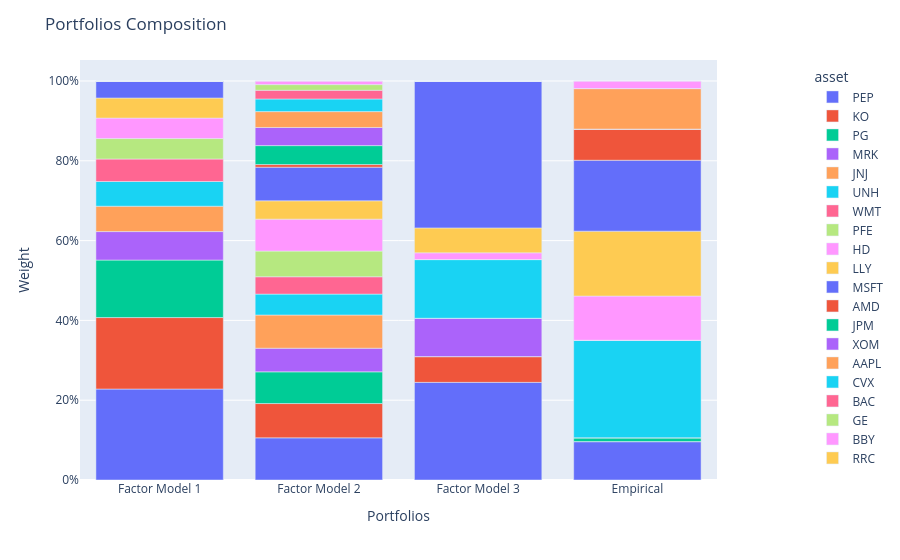

Notebook cell for this chart:
### Code cell
population.plot_composition()

### Figure 1 — Plotly figure (JSON) as saved in the notebook; plotly's stock layout.template omitted (floating-point values rounded to 4 significant figures)
{"data": [{"alignmentgroup": "True", "hovertemplate": "asset=PEP<br>index=%{x}<br>value=%{y}<extra></extra>", "legendgroup": "PEP", "marker": {"color": "#636efa", "pattern": {"shape": ""}}, "name": "PEP", "offsetgroup": "PEP", "orientation": "v", "showlegend": true, "textposition": "auto", "type": "bar", "x": ["Factor Model 1", "Factor Model 2", "Factor Model 3", "Empirical"], "xaxis": "x", "y": [0.228, 0.1057, 0.2447, 0.09618], "yaxis": "y"}, {"alignmentgroup": "True", "hovertemplate": "asset=KO<br>index=%{x}<br>value=%{y}<extra></extra>", "legendgroup": "KO", "marker": {"color": "#EF553B", "pattern": {"shape": ""}}, "name": "KO", "offsetgroup": "KO", "orientation": "v", "showlegend": true, "textposition": "auto", "type": "bar", "x": ["Factor Model 1", "Factor Model 2", "Factor Model 3", "Empirical"], "xaxis": "x", "y": [0.1791, 0.08595, 0.06455, 0], "yaxis": "y"}, {"alignmentgroup": "True", "hovertemplate": "asset=PG<br>index=%{x}<br>value=%{y}<extra></extra>", "legendgroup": "PG", "marker": {"color": "#00cc96", "pattern": {"shape": ""}}, "name": "PG", "offsetgroup": "PG", "orientation": "v", "showlegend": true, "textposition": "auto", "type": "bar", "x": ["Factor Model 1", "Factor Model 2", "Factor Model 3", "Empirical"], "xaxis": "x", "y": [0.1441, 0.07947, 0, 0.009686], "yaxis": "y"}, {"alignmentgroup": "True", "hovertemplate": "asset=MRK<br>index=%{x}<br>value=%{y}<extra></extra>", "legendgroup": "MRK", "marker": {"color": "#ab63fa", "pattern": {"shape": ""}}, "name": "MRK", "offsetgroup": "MRK", "orientation": "v", "showlegend": true, "textposition": "auto", "type": "bar", "x": ["Factor Model 1", "Factor Model 2", "Factor Model 3", "Empirical"], "xaxis": "x", "y": [0.07137, 0.05918, 0.09615, 0], "yaxis": "y"}, {"alignmentgroup": "True", "hovertemplate": "asset=JNJ<br>index=%{x}<br>value=%{y}<extra></extra>", "legendgroup": "JNJ", "marker": {"color": "#FFA15A", "pattern": {"shape": ""}}, "name": "JNJ", "offsetgroup": "JNJ", "orientation": "v", "showlegend": true, "textposition": "auto", "type": "bar", "x": ["Factor Model 1", "Factor Model 2", "Factor Model 3", "Empirical"], "xaxis": "x", "y": [0.06356, 0.08321, 0, 0], "yaxis": "y"}, {"alignmentgroup": "True", "hovertemplate": "asset=UNH<br>index=%{x}<br>value=%{y}<extra></extra>", "legendgroup": "UNH", "marker": {"color": "#19d3f3", "pattern": {"shape": ""}}, "name": "UNH", "offsetgroup": "UNH", "orientation": "v", "showlegend": true, "textposition": "auto", "type": "bar", "x": ["Factor Model 1", "Factor Model 2", "Factor Model 3", "Empirical"], "xaxis": "x", "y": [0.06197, 0.05237, 0.1471, 0.2445], "yaxis": "y"}, {"alignmentgroup": "True", "hovertemplate": "asset=WMT<br>index=%{x}<br>value=%{y}<extra></extra>", "legendgroup": "WMT", "marker": {"color": "#FF6692", "pattern": {"shape": ""}}, "name": "WMT", "offsetgroup": "WMT", "orientation": "v", "showlegend": true, "textposition": "auto", "type": "bar", "x": ["Factor Model 1", "Factor Model 2", "Factor Model 3", "Empirical"], "xaxis": "x", "y": [0.05634, 0.04352, 0, 0], "yaxis": "y"}, {"alignmentgroup": "True", "hovertemplate": "asset=PFE<br>index=%{x}<br>value=%{y}<extra></extra>", "legendgroup": "PFE", "marker": {"color": "#B6E880", "pattern": {"shape": ""}}, "name": "PFE", "offsetgroup": "PFE", "orientation": "v", "showlegend": true, "textposition": "auto", "type": "bar", "x": ["Factor Model 1", "Factor Model 2", "Factor Model 3", "Empirical"], "xaxis": "x", "y": [0.05133, 0.06438, 0, 0], "yaxis": "y"}, {"alignmentgroup": "True", "hovertemplate": "asset=HD<br>index=%{x}<br>value=%{y}<extra></extra>", "legendgroup": "HD", "marker": {"color": "#FF97FF", "pattern": {"shape": ""}}, "name": "HD", "offsetgroup": "HD", "orientation": "v", "showlegend": true, "textposition": "auto", "type": "bar", "x": ["Factor Model 1", "Factor Model 2", "Factor Model 3", "Empirical"], "xaxis": "x", "y": [0.0513, 0.08001, 0.01684, 0.1106], "yaxis": "y"}, {"alignmentgroup": "True", "hovertemplate": "asset=LLY<br>index=%{x}<br>value=%{y}<extra></extra>", "legendgroup": "LLY", "marker": {"color": "#FECB52", "pattern": {"shape": ""}}, "name": "LLY", "offsetgroup": "LLY", "orientation": "v", "showlegend": true, "textposition": "auto", "type": "bar", "x": ["Factor Model 1", "Factor Model 2", "Factor Model 3", "Empirical"], "xaxis": "x", "y": [0.05031, 0.04598, 0.0624, 0.1626], "yaxis": "y"}, {"alignmentgroup": "True", "hovertemplate": "asset=MSFT<br>index=%{x}<br>value=%{y}<extra></extra>", "legendgroup": "MSFT", "marker": {"color": "#636efa", "pattern": {"shape": ""}}, "name": "MSFT", "offsetgroup": "MSFT", "orientation": "v", "showlegend": true, "textposition": "auto", "type": "bar", "x": ["Factor Model 1", "Factor Model 2", "Factor Model 3", "Empirical"], "xaxis": "x", "y": [0.0413, 0.08422, 0.3682, 0.1778], "yaxis": "y"}, {"alignmentgroup": "True", "hovertemplate": "asset=AMD<br>index=%{x}<br>value=%{y}<extra></extra>", "legendgroup": "AMD", "marker": {"color": "#EF553B", "pattern": {"shape": ""}}, "name": "AMD", "offsetgroup": "AMD", "orientation": "v", "showlegend": true, "textposition": "auto", "type": "bar", "x": ["Factor Model 1", "Factor Model 2", "Factor Model 3", "Empirical"], "xaxis": "x", "y": [0.001275, 0.006578, 0, 0.07812], "yaxis": "y"}, {"alignmentgroup": "True", "hovertemplate": "asset=JPM<br>index=%{x}<br>value=%{y}<extra></extra>", "legendgroup": "JPM", "marker": {"color": "#00cc96", "pattern": {"shape": ""}}, "name": "JPM", "offsetgroup": "JPM", "orientation": "v", "showlegend": true, "textposition": "auto", "type": "bar", "x": ["Factor Model 1", "Factor Model 2", "Factor Model 3", "Empirical"], "xaxis": "x", "y": [0, 0.04748, 0, 0], "yaxis": "y"}, {"alignmentgroup": "True", "hovertemplate": "asset=XOM<br>index=%{x}<br>value=%{y}<extra></extra>", "legendgroup": "XOM", "marker": {"color": "#ab63fa", "pattern": {"shape": ""}}, "name": "XOM", "offsetgroup": "XOM", "orientation": "v", "showlegend": true, "textposition": "auto", "type": "bar", "x": ["Factor Model 1", "Factor Model 2", "Factor Model 3", "Empirical"], "xaxis": "x", "y": [0, 0.04547, 0, 0], "yaxis": "y"}, {"alignmentgroup": "True", "hovertemplate": "asset=AAPL<br>index=%{x}<br>value=%{y}<extra></extra>", "legendgroup": "AAPL", "marker": {"color": "#FFA15A", "pattern": {"shape": ""}}, "name": "AAPL", "offsetgroup": "AAPL", "orientation": "v", "showlegend": true, "textposition": "auto", "type": "bar", "x": ["Factor Model 1", "Factor Model 2", "Factor Model 3", "Empirical"], "xaxis": "x", "y": [0, 0.03978, 0, 0.1016], "yaxis": "y"}, {"alignmentgroup": "True", "hovertemplate": "asset=CVX<br>index=%{x}<br>value=%{y}<extra></extra>", "legendgroup": "CVX", "marker": {"color": "#19d3f3", "pattern": {"shape": ""}}, "name": "CVX", "offsetgroup": "CVX", "orientation": "v", "showlegend": true, "textposition": "auto", "type": "bar", "x": ["Factor Model 1", "Factor Model 2", "Factor Model 3", "Empirical"], "xaxis": "x", "y": [0, 0.03162, 0, 0], "yaxis": "y"}, {"alignmentgroup": "True", "hovertemplate": "asset=BAC<br>index=%{x}<br>value=%{y}<extra></extra>", "legendgroup": "BAC", "marker": {"color": "#FF6692", "pattern": {"shape": ""}}, "name": "BAC", "offsetgroup": "BAC", "orientation": "v", "showlegend": true, "textposition": "auto", "type": "bar", "x": ["Factor Model 1", "Factor Model 2", "Factor Model 3", "Empirical"], "xaxis": "x", "y": [0, 0.02184, 0, 0], "yaxis": "y"}, {"alignmentgroup": "True", "hovertemplate": "asset=GE<br>index=%{x}<br>value=%{y}<extra></extra>", "legendgroup": "GE", "marker": {"color": "#B6E880", "pattern": {"shape": ""}}, "name": "GE", "offsetgroup": "GE", "orientation": "v", "showlegend": true, "textposition": "auto", "type": "bar", "x": ["Factor Model 1", "Factor Model 2", "Factor Model 3", "Empirical"], "xaxis": "x", "y": [0, 0.01424, 0, 0], "yaxis": "y"}, {"alignmentgroup": "True", "hovertemplate": "asset=BBY<br>index=%{x}<br>value=%{y}<extra></extra>", "legendgroup": "BBY", "marker": {"color": "#FF97FF", "pattern": {"shape": ""}}, "name": "BBY", "offsetgroup": "BBY", "orientation": "v", "showlegend": true, "textposition": "auto", "type": "bar", "x": ["Factor Model 1", "Factor Model 2", "Factor Model 3", "Empirical"], "xaxis": "x", "y": [0, 0.008983, 0, 0.0189], "yaxis": "y"}, {"alignmentgroup": "True", "hovertemplate": "asset=RRC<br>index=%{x}<br>value=%{y}<extra></extra>", "legendgroup": "RRC", "marker": {"color": "#FECB52", "pattern": {"shape": ""}}, "name": "RRC", "offsetgroup": "RRC", "orientation": "v", "showlegend": true, "textposition": "auto", "type": "bar", "x": ["Factor Model 1", "Factor Model 2", "Factor Model 3", "Empirical"], "xaxis": "x", "y": [0, 3.768e-05, 0, 0], "yaxis": "y"}], "layout": {"barmode": "relative", "legend": {"title": {"text": "asset"}, "tracegroupgap": 0, "x": 1.15, "xanchor": "left", "y": 0.99, "yanchor": "top"}, "margin": {"t": 60}, "title": {"text": "Portfolios Composition"}, "xaxis": {"anchor": "y", "domain": [0, 1], "title": {"text": "Portfolios"}}, "yaxis": {"anchor": "x", "domain": [0, 1], "tickformat": ",.0%", "title": {"text": "Weight"}}}}
